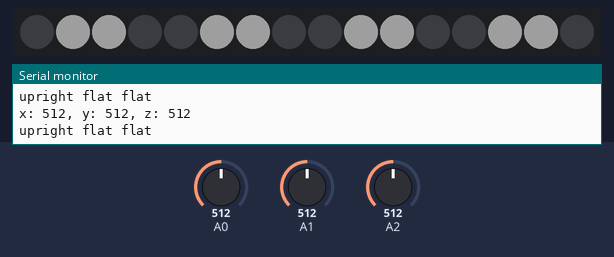
Recording of a sketch running on a simulated Arduino Uno, built with avr-gcc and run on an emulated ATmega328P. On the bench: 16 RGB LEDs in strip order, left to right, the last lines printed to the serial monitor. The inputs (shaded band) are chosen by the test bench; at power-on: A0 = 512, A1 = 512, A2 = 512. Dim RGB values are drawn brighter than linear.

Above: at 7.3 s.
7.4 s: A0 set to 541
At 8.0 s:
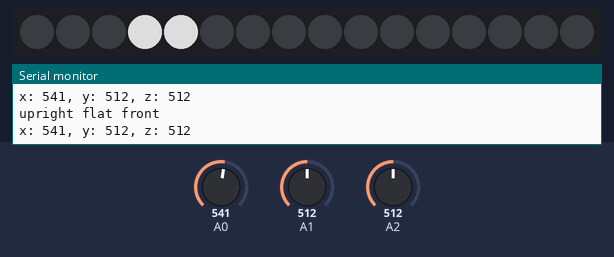
8.9 s: A1 set to 716
At 10.2 s:
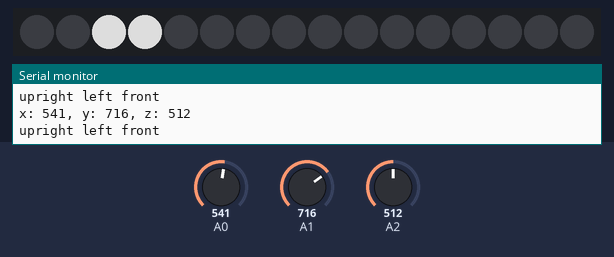
10.5 s: A2 set to 306
At 11.2 s:
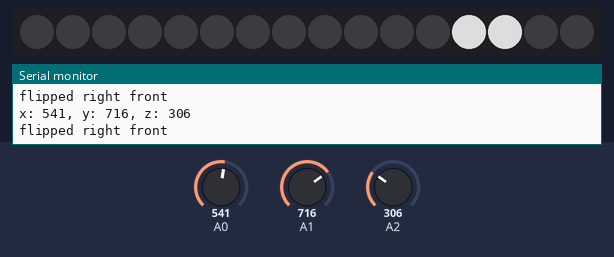
12.0 s: A0 set to 511
At 13.2 s:
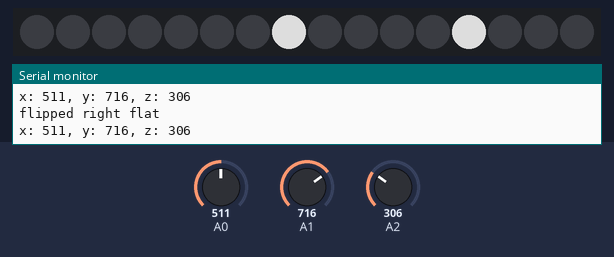
13.5 s: A2 set to 348
At 14.5 s:
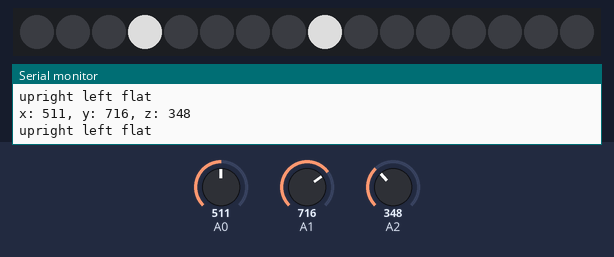
15.0 s: A1 set to 306
At 15.3 s:
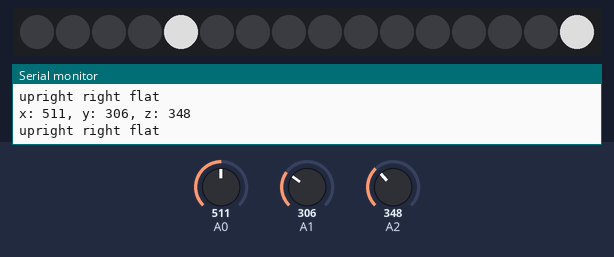
Timing chart, 0 to 17.5 s (numbered marks = the images above; inputs shaded):
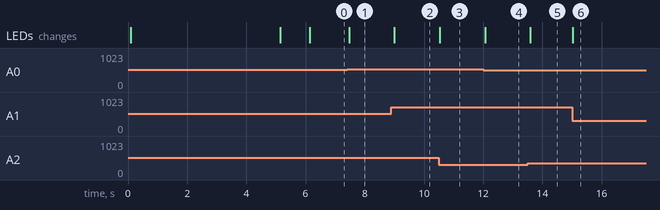

Measured:
- after the input at 7.4 s, the LEDs: change after 0.07 s (image 1)
- after the input at 8.9 s, the LEDs: change after 0.10 s (image 2)
- after the input at 10.5 s, the LEDs: change at once (image 3)
- after the input at 12.0 s, the LEDs: change after 0.06 s (image 4)
- after the input at 13.5 s, the LEDs: change after 0.09 s (image 5)
- after the input at 15.0 s, the LEDs: change at once (image 6)

The sketch:

cubeverse.ino
```cpp
// CUBEVERSE
// Oct 2019
// A cube that responds movements by changing light pattern
// Team: Xiaofang Fan, Hyelim Lim, Yuan Chen, Bowen Shen


#include <Math.h>

#include <Adafruit_NeoPixel.h>
#ifdef __AVR__
#include <avr/power.h> // Required for 16 MHz Adafruit Trinket
#endif

// Which pin on the Arduino is connected to the NeoPixels?
#define LED_PIN    6
// How many NeoPixels are attached to the Arduino?
#define LED_COUNT 16
// Declare our NeoPixel strip object:
Adafruit_NeoPixel strip(LED_COUNT, LED_PIN, NEO_GRB + NEO_KHZ800);

// the x y z values when the cube is upright flat
int xInitial = 317;
int yInitial = 324;
int zInitial = 397;

// the x y z values when the cube is up-side-down flat
int xInitialFlipped = 317;
int yInitialFlipped = 322;
int zInitialFlipped = 267;

// the value of z when its lying on the side surface
int zMid = 320;
// can be used to detect if the cube is upright or flipped
// note that this is not equal to the average of z upright (max) and z flipped (min)

int tolerance = 10;
// ^ the readings can be unstable.
// ^ the hardware will only response if the value difference passes beyond the fluctuation tolerane range

int bottoms[] = { 4 - 1, 5 - 1, 9 - 1, 16 - 1 };
int lefts[] = { 4 - 1, 8 - 1, 9 - 1, 13 - 1 };
int tops[] = { 1 - 1, 8 - 1, 12 - 1, 13 - 1 };
/* note: the first LED has the index of 0. */
/* in order to match the natural count, all the indexes of LED are indicated as (n-1) in this code  */
/* where n indicates the natural count index */


void setup() {
  // initialize serial communication at 9600 bits per second:
  Serial.begin(9600);

  strip.begin();           // INITIALIZE NeoPixel strip object (REQUIRED)
  strip.show();            // Turn OFF all pixels ASAP

  calibration();
}

void loop() {

  // read the input on analog pin 0:
  int x = analogRead(A0);
  int y = analogRead(A1);
  int z = analogRead(A2);

  // print out the reading from the accelerometer:
  Serial.print("x: ");
  Serial.print(x, DEC);
  Serial.print(", y: ");
  Serial.print(y, DEC);
  Serial.print(", z: ");
  Serial.println(z, DEC);

  orientDetect(x, y, z);

  delay(100);        // delay in between reads for stability
}


/* -------------------------------------------------------------------------------------------*/
/* ---------------------------------------- FUNCTIONS ----------------------------------------*/
/* -------------------------------------------------------------------------------------------*/

void calibration() {
  // the initial values are based on readings when the sensor works on 3.3V while connected to laptop power
  // when using under the same conditions calibration is not necessary, as the difference of baseline values are minor
  // however, calibration is recommended when operationg under different conditions, eg on battery power

  ///////////////////////////////
  // Calibration instructions: //
  ///////////////////////////////
  // let the cube sit still and flat on the bottom when connected to power.
  // when the LEDs on the bottom turn green, that means calib for flat state is done (which can happen quickly, ~1-2 sec)
  // turn the cube up-side-down within 5 seconds after the bottom calib is done
  // let the cube stay still until the calib is done.
  // the cube will start working automatically.

  // variables for calibration
  int sampleNum = 20;  // how many samples will be taken
//  int zMidSamples[sampleNum];
  int xTotal = 0;
  int yTotal = 0;
  int zTotal = 0;
//  int zMidTotal = 0;
  int index = 0;
  boolean flatCalib = false;
//  boolean sideCalib = false;
  boolean flipCalib = false;

  // flat state calibration
  while (!flatCalib) {
    strip.clear();

    ////////////////////////// waiting for calib effect //////////////////////////
    Serial.println("Calibrating flat state...Please wait");
    for (int i = 0; i < 4; i++) {
      strip.setPixelColor(bottoms[i], strip.Color(200, 0, 0));
      strip.show();
    }

    while ( index < sampleNum ) {          // add the current reading to the sample array
      xTotal += analogRead(A0);
      yTotal += analogRead(A1);
      zTotal +=  analogRead(A2);
      index++;
    }

    xInitial = round(xTotal / sampleNum);  // get averages
    yInitial = round(yTotal / sampleNum);
    zInitial = round(zTotal / sampleNum);
    Serial.println("Calibration done.");
    Serial.print("Calibrated flat state: ");
    Serial.print(" x: ");
    Serial.print(xInitial);
    Serial.print(", y: ");
    Serial.print(yInitial);
    Serial.print(", z: ");
    Serial.println(zInitial);
    index = 0;                            // reset all the variables for next step of calibration
    xTotal = 0;
    yTotal = 0;
    zTotal = 0;
    flatCalib = true;                     // flat calib checked. Can proceed

    ////////////////////////// flat calib done effect //////////////////////////
    for (int i = 0; i < 4; i++) {
      strip.setPixelColor(bottoms[i], strip.Color(0, 200, 0));
      strip.show();
    }

    Serial.println("Please get ready to calibrate flipped state.");
  }


  // flipped state calibration
  while (!flipCalib) {
    ////////////////////////// waiting for calib effect //////////////////////////
    for (int i = 0; i < 4; i++) {
      strip.setPixelColor(tops[i], strip.Color(200, 0, 0));
      strip.show();
    }

    delay(5000);        // leave some time to put the cube to the right postition

    Serial.println("Calibrating flipped state...Please wait");

    while ( index < sampleNum ) {          // add the current reading to the sample array
      xTotal += analogRead(A0);
      yTotal += analogRead(A1);
      zTotal +=  analogRead(A2);
      index++;
    }

    xInitialFlipped = round(xTotal / sampleNum);  // get averages
    yInitialFlipped = round(yTotal / sampleNum);
    zInitialFlipped = round(zTotal / sampleNum);
    Serial.println("Calibration done.");
    Serial.print("Calibrated flipped state: ");
    Serial.print(" x: ");
    Serial.print(xInitialFlipped);
    Serial.print(", y: ");
    Serial.print(yInitialFlipped);
    Serial.print(", z: ");
    Serial.println(zInitialFlipped);
    index = 0;

    flipCalib = true;                     // flip calib checked. Can proceed
  }
  ////////////////////////// flip calib done effect //////////////////////////
  for (int i = 0; i < 4; i++) {
    strip.setPixelColor(tops[i], strip.Color(0, 200, 0));
    strip.show();
  }
  delay(1000);                            // minor delay for the effect to be seen
}


/* -------------------------------------------------------------------------------------------*/

boolean upright = true;   // when upright, = true; when flipped, = false
char *l_r = "flat";       // when left, = "left"; when right, = "right"; when flat, = "flat"
char *f_b = "flat";       // when front, = "front"; when back, = "back"; when flat, = "flat"

// a function to detect current orientation of the cube
void orientDetect(int xVal, int yVal, int zVal) {

  // verticle state detection:
  if (zVal > ( zMid + tolerance )) {
    upright = true;
  } else if (zVal < ( zMid - tolerance )) {
    upright = false;
  }
  Serial.print(upright ? "upright " : "flipped "); // print verticle state


  // horizontal state detection:
  if (upright) {
    if ( yVal < yInitial - tolerance ) {         // -------------- tilting right on x-axis
      l_r = "right";
      if ( xVal > xInitial + tolerance ) {       // upright right front
        f_b = "front";
      }
      else if ( xVal < xInitial - tolerance ) {  // upright right back
        f_b = "back";
      }
      else {                                     // upright right right
        f_b = "flat";
      }
    } else if ( yVal > yInitial + tolerance ) {  // -------------- tilting left on x-axis
      l_r = "left";
      if ( xVal > xInitial + tolerance ) {       // upright left front
        f_b = "front";
      }
      else if ( xVal < xInitial - tolerance ) {  // upright left back
        f_b = "back";
      }
      else {                                     // upright left left
        f_b = "flat";
      }
    } else {                                     // -------------- not tilting, flat on x-axis
      l_r = "flat";
      if ( xVal > xInitial + tolerance ) {       // upright flat front
        f_b = "front";
      }
      else if ( xVal < xInitial - tolerance ) {  // upright flat back
        f_b = "back";
      }
      else {                                     // upright flat flat
        f_b = "flat";
      }
    }
  } else if (!upright) {
    if ( yVal < yInitialFlipped - tolerance ) {         // -------------- tilting left on x-axis
      l_r = "left";
      if ( xVal > xInitialFlipped + tolerance ) {       // flipped left front
        f_b = "front";
      }
      else if ( xVal < xInitialFlipped - tolerance ) {  // flipped left back
        f_b = "back";
      }
      else {                                            // flipped left flat
        f_b = "flat";
      }
    } else if ( yVal > yInitialFlipped + tolerance ) {  // -------------- tilting right on x-axis
      l_r = "right";
      if ( xVal > xInitialFlipped + tolerance ) {       // flipped right front
        f_b = "front";
      }
      else if ( xVal < xInitialFlipped - tolerance ) {  // flipped right back
        f_b = "back";
      }
      else {                                            // flipped right flat
        f_b = "flat";
      }
    } else {                                            // -------------- not tilting, flat on x-axis
      l_r = "flat";
      if ( xVal > xInitialFlipped + tolerance ) {       // flipped flat front
        f_b = "front";
      }
      else if ( xVal < xInitialFlipped - tolerance ) {  // flipped flat back
        f_b = "back";
      }
      else {                                            // flipped flat flat
        f_b = "flat";
      }
    }

  }

  // print the current horizontal state
  Serial.print(l_r);
  Serial.print(" ");
  Serial.print(f_b);
  Serial.println(" ");

  // call the function that makes the LEDs react to orientation changes
  ledReact(upright, l_r, f_b);
}


/* -------------------------------------------------------------------------------------------*/

void ledReact( int upright, char *l_r, char *f_b ) { // pass amltiple characters with *
  strip.clear(); // Set all pixel colors to 'off'
  int col = 150; // brightness of the LED, hence we decide only to use white light

  if (upright) {
    if ( l_r == "right" ) {         // -------------- tilting right on x-axis
      if ( f_b == "front" ) {       // upright right front
        strip.setPixelColor((5 - 1), strip.Color(col, col, col));
        strip.setPixelColor((6 - 1), strip.Color(col, col, col));
      }
      else if ( f_b == "back" ) {   // upright right back
        strip.setPixelColor((16 - 1), strip.Color(col, col, col));
        strip.setPixelColor((15 - 1), strip.Color(col, col, col));
      }
      else {                        // upright right flat
        strip.setPixelColor((5 - 1), strip.Color(col, col, col));
        strip.setPixelColor((16 - 1), strip.Color(col, col, col));
      }
    } else if ( l_r == "left" ) {   // -------------- tilting left on x-axis
      if ( f_b == "front" ) {       // upright left front
        strip.setPixelColor((4 - 1), strip.Color(col, col, col));
        strip.setPixelColor((3 - 1), strip.Color(col, col, col));
      }
      else if ( f_b == "back" ) {   // upright left back
        strip.setPixelColor((9 - 1), strip.Color(col, col, col));
        strip.setPixelColor((10 - 1), strip.Color(col, col, col));
      }
      else {                        // upright left flat
        strip.setPixelColor((4 - 1), strip.Color(col, col, col));
        strip.setPixelColor((9 - 1), strip.Color(col, col, col));
      }
    } else {                        // -------------- not tilting, flat on x-axis
      if ( f_b == "front" ) {       // upright flat front
        strip.setPixelColor((4 - 1), strip.Color(col, col, col));
        strip.setPixelColor((5 - 1), strip.Color(col, col, col));
      }
      else if ( f_b == "back" ) {   // upright flat back
        strip.setPixelColor((9 - 1), strip.Color(col, col, col));
        strip.setPixelColor((16 - 1), strip.Color(col, col, col));
      }
      else {                        // upright flat flat
        flatState(col / 5);
      }
    }
  } else if (!upright) {
    if ( l_r == "left" ) {          // -------------- tilting left on x-axis
      if ( f_b == "front" ) {       // flipped left front
        strip.setPixelColor((11 - 1), strip.Color(col, col, col));
        strip.setPixelColor((12 - 1), strip.Color(col, col, col));
      }
      else if ( f_b == "back" ) {   // flipped left back
        strip.setPixelColor((1 - 1), strip.Color(col, col, col));
        strip.setPixelColor((2 - 1), strip.Color(col, col, col));
      }
      else {                        // flipped left flat
        strip.setPixelColor((5 - 1), strip.Color(col, col, col));
        strip.setPixelColor((12 - 1), strip.Color(col, col, col));
      }
    } else if ( l_r == "right" ) {  // -------------- tilting right on x-axis
      if ( f_b == "front" ) {       // flipped right front
        strip.setPixelColor((13 - 1), strip.Color(col, col, col));
        strip.setPixelColor((14 - 1), strip.Color(col, col, col));
      }
      else if ( f_b == "back" ) {   // flipped right back
        strip.setPixelColor((7 - 1), strip.Color(col, col, col));
        strip.setPixelColor((8 - 1), strip.Color(col, col, col));
      }
      else {                        // flipped right flat
        strip.setPixelColor((13 - 1), strip.Color(col, col, col));
        strip.setPixelColor((8 - 1), strip.Color(col, col, col));
      }
    } else {                        // -------------- not tilting, flat on x-axis
      if ( f_b == "front" ) {       // flipped flat front
        strip.setPixelColor((12 - 1), strip.Color(col, col, col));
        strip.setPixelColor((13 - 1), strip.Color(col, col, col));
      }
      else if ( f_b == "back" ) {    // flipped flat back
        strip.setPixelColor((1 - 1), strip.Color(col, col, col));
        strip.setPixelColor((8 - 1), strip.Color(col, col, col));
      }
      else {                         // flipped flat flat
        flatState(col / 5);
      }
    }
  }
  strip.show();
}

/* -------------------------------------------------------------------------------------------*/

void flatState(int col) {
  // when flat, the central LEDs are on
  strip.setPixelColor((2 - 1), strip.Color(col, col, col));
  strip.setPixelColor((7 - 1), strip.Color(col, col, col));
  strip.setPixelColor((11 - 1), strip.Color(col, col, col));
  strip.setPixelColor((14 - 1), strip.Color(col, col, col));
  strip.setPixelColor((3 - 1), strip.Color(col, col, col));
  strip.setPixelColor((6 - 1), strip.Color(col, col, col));
  strip.setPixelColor((10 - 1), strip.Color(col, col, col));
  strip.setPixelColor((15 - 1), strip.Color(col, col, col));
}
```
